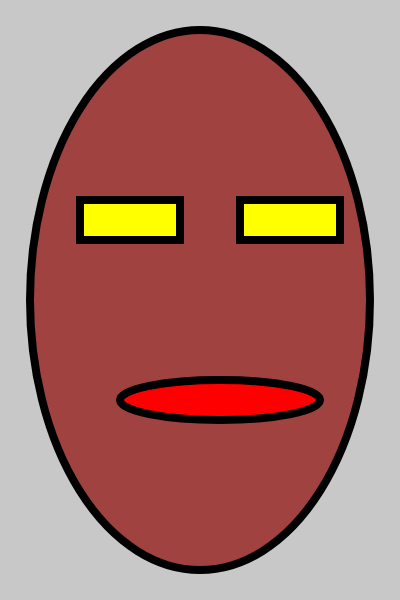
Frame 1 (no input)
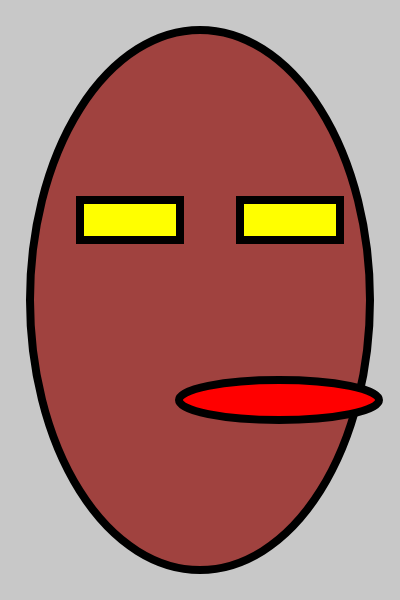
Frame 60 (no input)
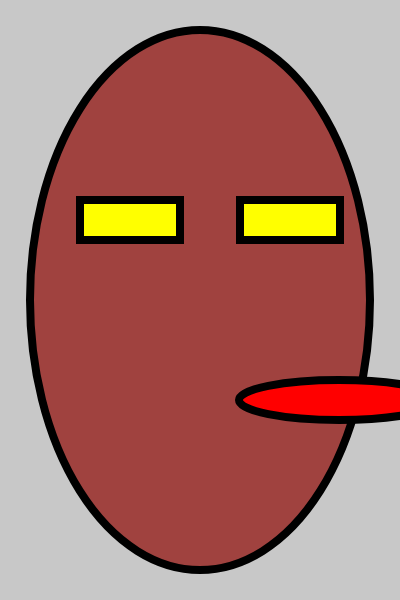
Frame 120 (the mouse pressed at the canvas centre since frame 60)

The p5.js sketch that drew these frames (run headless with seeded random() and noise() and a simulated clock; from frame 60 on, the mouse is pressed at the canvas centre):

// p5.js sketch
// ── sketch.js
let loc = 220
function setup() {
  // createCanvas([width], [height], [canvas])
  createCanvas(400, 600);
  // frameRate(2)
}
function draw() {
  background(200)
  // background('red'); 
  //stroke(160,66,63)
  strokeWeight(8);
  stroke(0)
  fill(160,66,63);
  // ellipse(x, y, w, [h])
  ellipse(200,300,340,540)
  fill('yellow');
  rect(80,200,100,40);
  rect(240,200,100,40);
  // lip
  fill('red');
  ellipse(loc,400,200,40);
  loc = loc + 1
}
